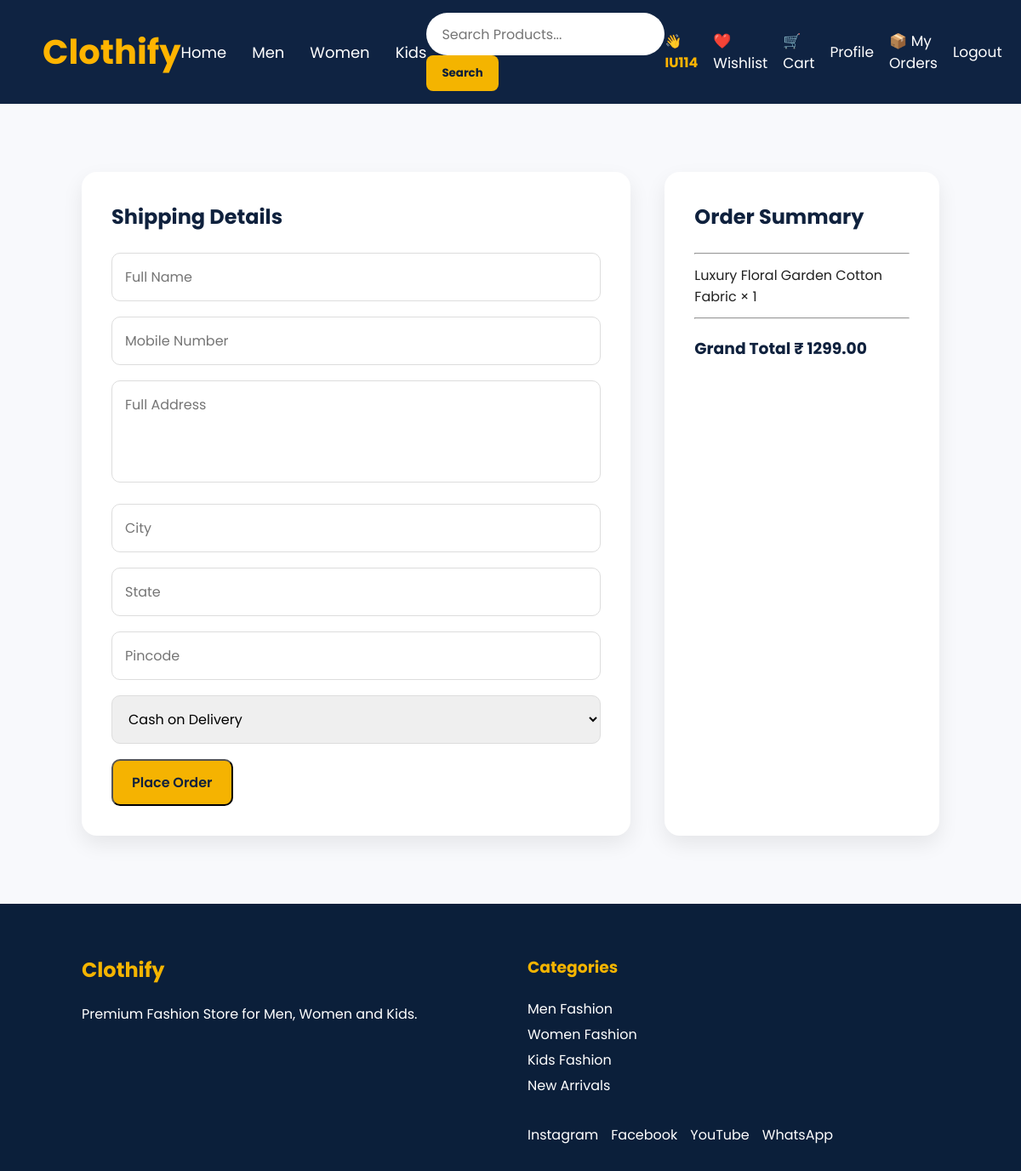
Before: /checkout/ (signed in) with the older database file.
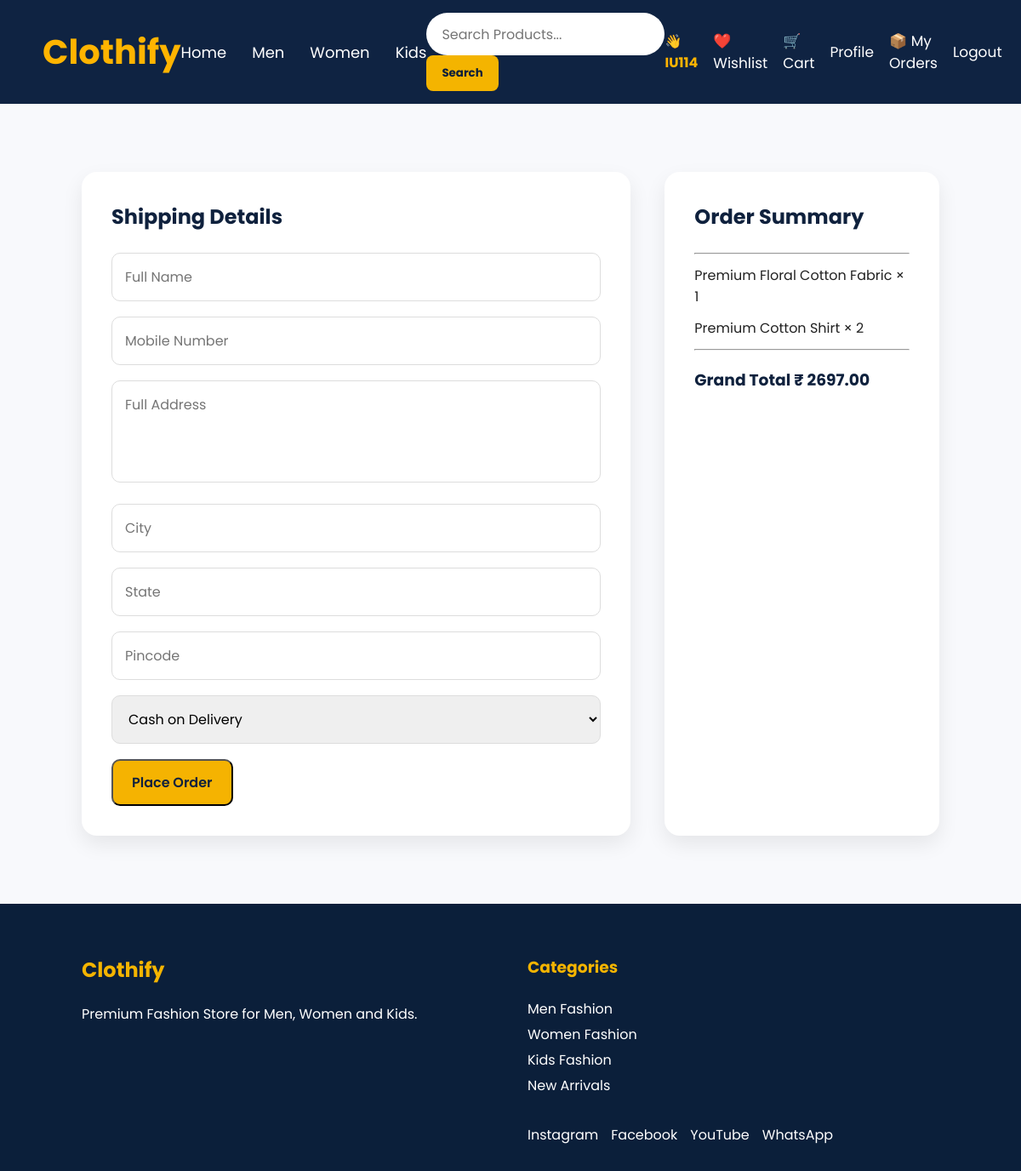
After: the same page with the newer database file.
### products/models.py (models this page shows, shortened)
class Cart(models.Model):
    user = models.ForeignKey(User, on_delete=models.CASCADE)
    product = models.ForeignKey(Product, on_delete=models.CASCADE)
    quantity = models.PositiveIntegerField(default=1)
    added_at = models.DateTimeField(auto_now_add=True)

class Product(models.Model):
    name = models.CharField(max_length=200)
    price = models.DecimalField(max_digits=10, decimal_places=2)
    original_price = models.DecimalField(
        max_digits=10,
        decimal_places=2,
        default=0
    )
    description = models.TextField()
    category = models.CharField(max_length=100)
    image = models.ImageField(upload_to='products/')
    stock = models.PositiveIntegerField(default=0)
    rating = models.DecimalField(
        max_digits=2,
        decimal_places=1,
        default=5.0
    )
    discount = models.PositiveIntegerField(default=0)
    created_at = models.DateTimeField(auto_now_add=True)

### products/views.py (the view, shortened to what this page needs)
@login_required
def checkout(request):
    cart_items = Cart.objects.filter(user=request.user)
    if not cart_items.exists():
        messages.warning(request, "Your cart is empty.")
        return redirect("cart")
    total = 0
    for item in cart_items:
        total += item.product.price * item.quantity
    client = razorpay.Client(
        auth=(
            settings.RAZORPAY_KEY_ID,
            settings.RAZORPAY_KEY_SECRET
        )
    )
    payment = client.order.create({
        "amount": int(total * 100),   # Amount in paisa
        "currency": "INR",
        "payment_capture": 1
    })
    context = {
        "cart_items": cart_items,
        "total": total,
        "payment": payment,
        "razorpay_key": settings.RAZORPAY_KEY_ID,
    }
    return render(
        request,
        "checkout.html",
        context
    )

### templates/checkout.html (shortened to what this page needs)
{% load static %}
<!DOCTYPE html>
<html lang="en">
<head>
    <link rel="stylesheet" href="{% static 'css/style.css' %}">
</head>
<body>
{% include 'navbar.html' %}
<section class="checkout">
    <div class="checkout-container">
        <div class="checkout-form">
            <h2>Shipping Details</h2>
            <form method="POST">
                <input
                    type="text"
                    name="full_name"
                    placeholder="Full Name"
                    required
                >
                <input
                    type="text"
                    name="mobile"
                    placeholder="Mobile Number"
                    required
                >
                <textarea
                    name="address"
                    placeholder="Full Address"
                    required
                ></textarea>
                <input
                    type="text"
                    name="city"
                    placeholder="City"
                    required
                >
                <input
                    type="text"
                    name="state"
                    placeholder="State"
                    required
                >
                <input
                    type="text"
                    name="pincode"
                    placeholder="Pincode"
                    required
                >
                <select name="payment_method">
                    <option>
                        Cash on Delivery
                    </option>
                </select>
                <button
                    type="submit"
                    class="buy-btn">
                    Place Order
                </button>
            </form>
        </div>
        <div class="order-summary">
            <h2>Order Summary</h2>
            <hr>
            {% for item in cart_items %}
            <p>
                {{ item.product.name }}
                ×
                {{ item.quantity }}
            </p>
            {% endfor %}
            <hr>
            <h3>
                Grand Total
                ₹ {{ total }}
            </h3>
        </div>
    </div>
</section>
{% include 'footer.html' %}
</body>
</html>

Changed rows visible on the page:
removed Cart: product.name "Luxury Floral Garden Cotton Fabric", quantity "1"
added Cart: product.name "Premium Floral Cotton Fabric", quantity "1"
added Cart: product.name "Premium Cotton Shirt", quantity "2"
Other visible differences:
{{ total }}: "1299.00" → "2697.00"
